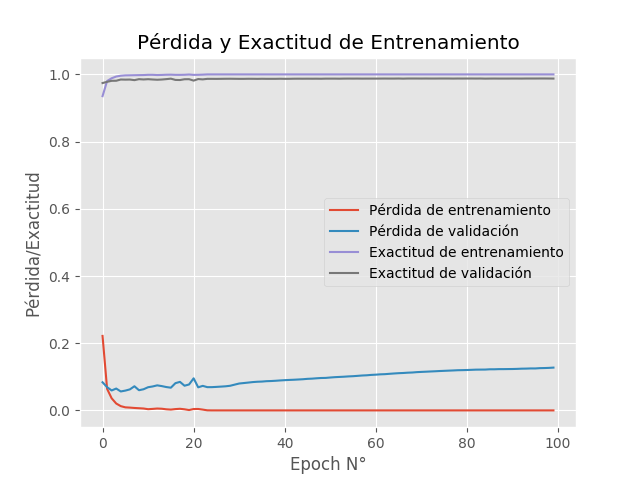

The Python source for this figure:
# Importamos las librerías que necesitaremos.
import argparse
from builtins import str

import matplotlib.pyplot as plt
import numpy as np
from keras import Sequential
from keras.datasets import mnist  # En este módulo está MNIST en formato numpy
from keras.layers import Dense, Conv2D, Flatten
from keras.optimizers import Adam
from sklearn.metrics import classification_report
from sklearn.model_selection import train_test_split
from sklearn.preprocessing import LabelBinarizer

# Definimos los parámetros de entrada del programa. El único obligatorio es -o, el cual es la ruta
# donde guardaremos el gráfico con la curva de entrenamiento de la red.
argument_parser = argparse.ArgumentParser()
argument_parser.add_argument('-o', '--output', required=True, help='Ruta al gráfico de salida.')
argument_parser.add_argument('-e', '--epochs', default=100, type=int,
                             help='Número de epochs que se entrenará la red (100 por defecto).')
argument_parser.add_argument('-b', '--batch-size', default=128, type=int,
                             help='Número de imágenes por lote (batch size).')
arguments = vars(argument_parser.parse_args())

# Aquí accedemos a MNIST mediante Keras. Si no lo ha hecho previamente, Keras descargará el conjunto de datos; si ya
# lo hizo, lo buscará en su cache local. El conjunto de datos ya viene dividido en subconjuntos de entrenamiento y pruebas.
print('[INFO] Descargando/accediendo a MNIST...')
(X_train, y_train), (X_test, y_test) = mnist.load_data()

# Queremos normalizar los datos para evitar problemas de inestabilidad numérica. Aprovechamos la oportunidad
# para asegurarnos de que los datos estén representados con floats de 32-bits.
X_train = X_train.astype('float32') / 255.0
X_test = X_test.astype('float32') / 255.0

# Debido a que son imágenes en escala de grises, el único canal de color se halla implícito. Sin embargo,
# Keras espera tensores de 4 dimensiones (incluyendo el batch size), no de 3, por lo que tenemos que expandir las dimensiones
# de los datos.
X_train = np.expand_dims(X_train, axis=3)
X_test = np.expand_dims(X_test, axis=3)

# Ahora debemos convertir las etiquetas en vectores one-hot encoded.
# Esta será la transformación:
# - 0 --> [1, 0, 0, 0, 0, 0, 0, 0, 0, 0]
# - 1 --> [0, 1, 0, 0, 0, 0, 0, 0, 0, 0]
# - 2 --> [0, 0, 1, 0, 0, 0, 0, 0, 0, 0]
# - 3 --> [0, 0, 0, 1, 0, 0, 0, 0, 0, 0]
# - 4 --> [0, 0, 0, 0, 1, 0, 0, 0, 0, 0]
# - 5 --> [0, 0, 0, 0, 0, 1, 0, 0, 0, 0]
# - 6 --> [0, 0, 0, 0, 0, 0, 1, 0, 0, 0]
# - 7 --> [0, 0, 0, 0, 0, 0, 0, 1, 0, 0]
# - 8 --> [0, 0, 0, 0, 0, 0, 0, 0, 1, 0]
# - 9 --> [0, 0, 0, 0, 0, 0, 0, 0, 0, 1]
label_binarizer = LabelBinarizer()
y_train = label_binarizer.fit_transform(y_train)
y_test = label_binarizer.fit_transform(y_test)


# Crearemos una red neuronal con una capa convolucional, y tres totalmente conectadas (FCN). Como función de activatión
# usamos ReLU.
# Como es un problema de clasificación múltiple, utilizamos softmax como función de activación de la última capa, ya que
# nos devuelve valores entre 0 y 1 para cada categoría, pudiendo *interpretarlos* como probabilidades.
model = Sequential()
model.add(Conv2D(input_shape=(28, 28, 1), filters=64, strides=(2, 2), padding='same', activation='relu', kernel_size=(3, 3)))
model.add(Flatten())
model.add(Dense(256, activation='relu'))
model.add(Dense(128, activation='relu'))
model.add(Dense(10, activation='softmax'))

# Usamos Adam como optimizador porque sirve como buena selección por defecto. Como MNIST está balanceado, optamos
# por la exactitud (accuracy) como métrica.
print('[INFO] Entrenando red...')
adam = Adam()
model.compile(loss='categorical_crossentropy', optimizer=adam, metrics=['accuracy'])

# Usaremos 20% de la data de entrenamiento para validar el desempeño de la red en cada epoch.
X_train, X_valid, y_train, y_valid = train_test_split(X_train, y_train, train_size=0.8)
H = model.fit(X_train, y_train, validation_data=(X_valid, y_valid), epochs=arguments['epochs'],
              batch_size=arguments['batch_size'])

# Nota cómo en las líneas 84 y 85 obtenemos el *índice* de la probabilidad más alta de cada vector, ya que esta
# será la categoría.
print('[INFO] Evaluando red...')
predictions = model.predict(X_test, batch_size=arguments['batch_size'])
print(classification_report(y_test.argmax(axis=1),
                            predictions.argmax(axis=1),
                            target_names=[str(x) for x in label_binarizer.classes_]))

# Finalmente, creamos un gráfico con las curvas de pérdida y exactitud a lo largo del proceso de entrenamiento. Esto
# nos permitirá analizar la evolución de la red.
print('[INFO] Generando gráfico...')
plt.style.use('ggplot')
plt.figure()
epoch_values = list(range(arguments['epochs']))
plt.plot(epoch_values, H.history['loss'], label='Pérdida de entrenamiento')
plt.plot(epoch_values, H.history['val_loss'], label='Pérdida de validación')
plt.plot(epoch_values, H.history['accuracy'], label='Exactitud de entrenamiento')
plt.plot(epoch_values, H.history['val_accuracy'], label='Exactitud de validación')

plt.title('Pérdida y Exactitud de Entrenamiento')
plt.xlabel('Epoch N°')
plt.ylabel('Pérdida/Exactitud')
plt.legend()
plt.savefig(arguments['output'])
